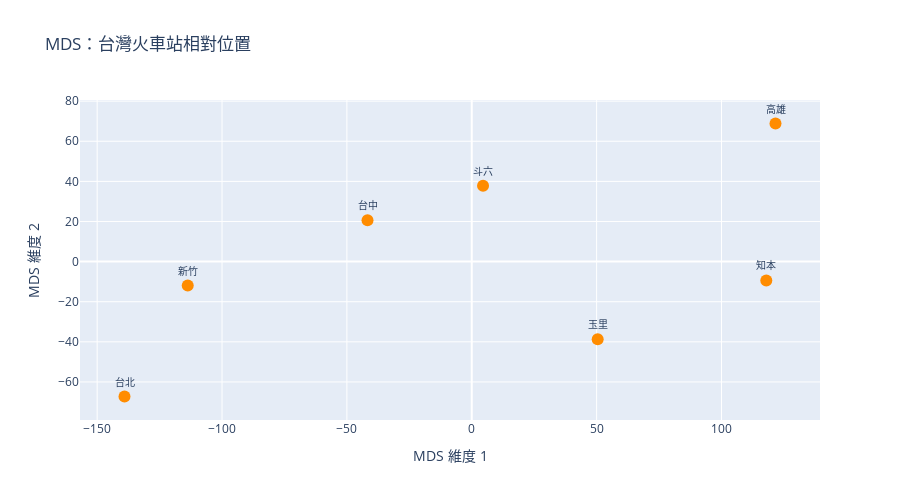
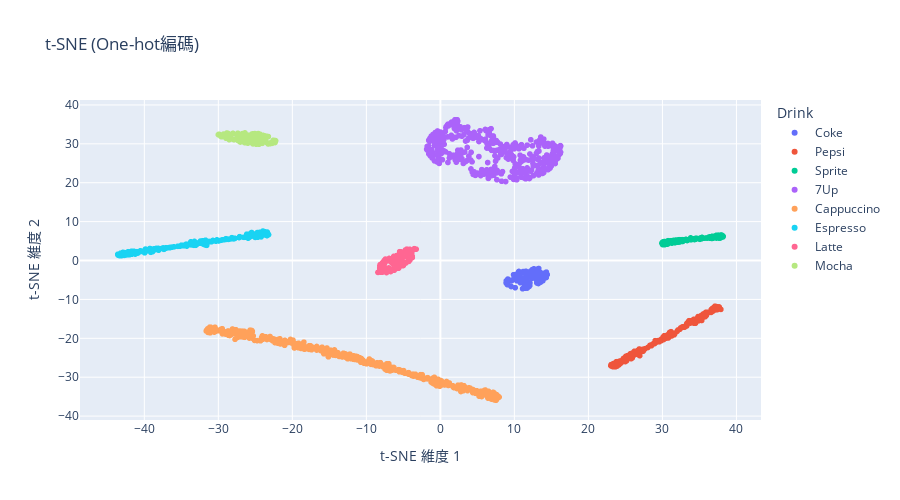
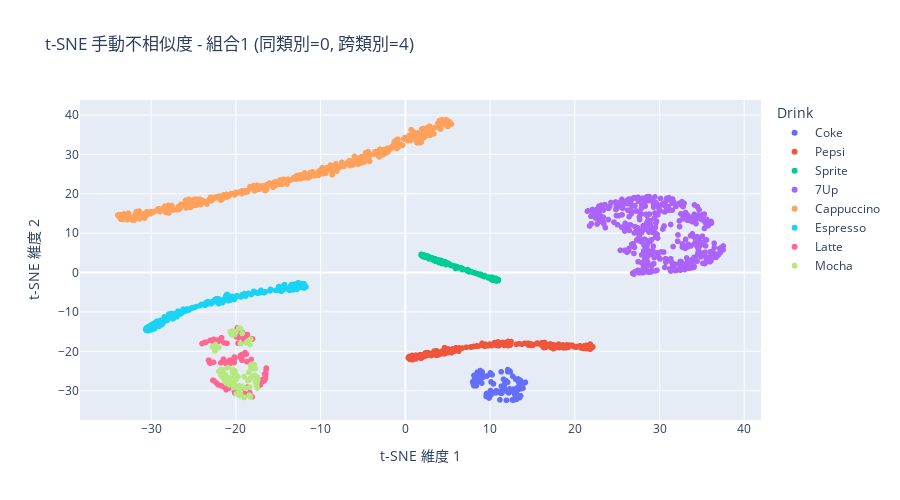
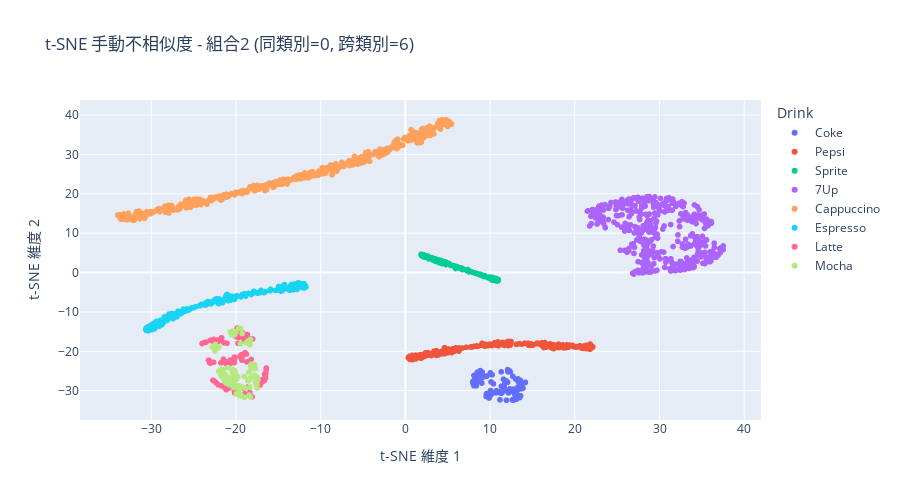

Here is the notebook cell these charts were saved with, in order:
### Code cell
def main():
    """主程式"""
    print("開始執行機器學習作業四...")
    
    # 讀取飲料資料集
    print("讀取飲料資料集...")
    df = load_drink_dataset()
    if df is None:
        print("飲料資料集載入失敗")
        return
    print("飲料資料集載入完成")
    
    print("\n" + "="*60)
    print("開始生成所有互動式圖表")
    print("="*60)
    
    # 1. 火車站MDS圖
    print("\n1. 火車站MDS圖...")
    mds_coords, station_names = process_train_stations()
    fig_mds, mds_df = create_interactive_mds_plot(mds_coords, station_names)
    fig_mds.show()
    print("火車站MDS圖顯示完成")
    
    # 2. One-hot編碼t-SNE
    print("\n 2. t-SNE (One-hot編碼)...")
    tsne_onehot_data = tsne_one_hot(df)
    fig_onehot = create_interactive_tsne_plot(
        tsne_onehot_data, 
        "t-SNE (One-hot編碼)", 
        "onehot"
    )
    fig_onehot.show()
    print("One-hot編碼t-SNE顯示完成")
    
    # 3. 九種手動不相似度組合t-SNE
    print("\n⚙️  3. 九種手動不相似度組合t-SNE...")
    same_category_levels = [0, 1, 2]
    cross_category_levels = [4, 6, 8]
    
    combination_figures = []
    combination_data = []
    
    for row_idx, same_diss in enumerate(same_category_levels):
        for col_idx, cross_diss in enumerate(cross_category_levels):
            combination_idx = row_idx * 3 + col_idx + 1
            print(f"   📊 組合 {combination_idx}/9: 同類別={same_diss}, 跨類別={cross_diss}")
            
            # 計算t-SNE
            tsne_manual_data = tsne_manual_combination(df, same_diss, cross_diss)
            
            # 建立圖表
            title = f"t-SNE 手動不相似度 - 組合{combination_idx} (同類別={same_diss}, 跨類別={cross_diss})"
            fig_manual = create_interactive_tsne_plot(
                tsne_manual_data,
                title,
                f"manual_{same_diss}_{cross_diss}"
            )
            
            # 保存圖片
            filename = f'tsne_manual_same{same_diss}_cross{cross_diss}'
            fig_manual.write_image(file=os.path.join(OUTPUT_DIR, f'{filename}.png'), format='png')
            tsne_manual_data.to_csv(os.path.join(OUTPUT_DIR, f'{filename}.csv'), index=False)
            
            # 顯示圖表
            fig_manual.show()
            
            combination_figures.append(fig_manual)
            combination_data.append(tsne_manual_data)
    
    print("九種組合t-SNE全部顯示完成")
    
    # 4. Word2Vec不相似度t-SNE
    print("\n🤖 4. t-SNE (Word2Vec不相似度)...")
    tsne_w2v_data = tsne_word2vec(df)
    fig_w2v = create_interactive_tsne_plot(
        tsne_w2v_data, 
        "t-SNE (Word2Vec不相似度)", 
        "word2vec"
    )
    fig_w2v.show()
    print("Word2Vec不相似度t-SNE顯示完成")
    

    
    # 顯示檔案輸出資訊
    print("\n已生成檔案:")
    print(" train_stations_map.html")
    print(" mds_train_stations.png")
    print(" tsne_one_hot.png")
    print(" tsne_word2vec.png")

    
    for same_diss in same_category_levels:
        for cross_diss in cross_category_levels:
            print(f" tsne_manual_same{same_diss}_cross{cross_diss}.png")
    
    print("\n" + "="*60)
    print("所有互動式圖表生成完成")
    print("="*60)
    print("總共顯示了 12 張互動圖表：")
    print(" 1張 火車站MDS圖")
    print(" 1張 One-hot編碼t-SNE圖")
    print(" 9張 手動不相似度組合t-SNE圖")
    print(" 1張 Word2Vec不相似度t-SNE圖")
    print("\n互動功能：")
    print("  每張圖都支援拖拉圈選資料點")
    print("  縮放、平移、懸停查看詳情")
    print("  圈選後在控制台顯示資料統計")
    print("  所有圖表都已保存為PNG和CSV檔案")
    print("\n✨ 程式執行完成！")

if __name__ == '__main__':
    main()

### Figure 1 — Plotly figure (JSON) as saved in the notebook; plotly's stock layout.template omitted (floating-point values rounded to 4 significant figures)
{"data": [{"customdata": [["台北"], ["新竹"], ["台中"], ["斗六"], ["玉里"], ["知本"], ["高雄"]], "hovertemplate": "X=%{x}<br>Y=%{y}<br>Station=%{customdata[0]}<extra></extra>", "legendgroup": "", "marker": {"color": "darkorange", "size": 12, "symbol": "circle"}, "mode": "markers+text", "name": "", "orientation": "v", "showlegend": false, "text": ["台北", "新竹", "台中", "斗六", "玉里", "知本", "高雄"], "textfont": {"size": 10}, "textposition": "top center", "type": "scatter", "x": [-139.1, -113.7, -41.74, 4.521, 50.43, 118.0, 121.6], "xaxis": "x", "y": [-67.25, -11.95, 20.57, 37.86, -38.69, -9.395, 68.85], "yaxis": "y"}], "layout": {"dragmode": "select", "height": 500, "hovermode": "closest", "legend": {"tracegroupgap": 0}, "selectdirection": "d", "title": {"text": "MDS：台灣火車站相對位置"}, "xaxis": {"anchor": "y", "domain": [0, 1], "title": {"text": "MDS 維度 1"}}, "yaxis": {"anchor": "x", "domain": [0, 1], "title": {"text": "MDS 維度 2"}}}}

### Figure 2 — Plotly figure (JSON) as saved in the notebook; plotly's stock layout.template omitted (floating-point values rounded to 4 significant figures; data arrays with more than 128 entries replaced by an {"elided": "..."} marker saying what was removed)
{"data": [{"customdata": {"elided": "100x5 mixed values"}, "hovertemplate": "Drink=%{customdata[0]}<br>X=%{x}<br>Y=%{y}<br>Class=%{customdata[1]}<br>Rank=%{customdata[2]}<br>Amount=%{customdata[3]}<br>Quantity=%{customdata[4]}<extra></extra>", "legendgroup": "Coke", "marker": {"color": "#636efa", "symbol": "circle"}, "mode": "markers", "name": "Coke", "showlegend": true, "type": "scattergl", "x": [11.18, 9.887, 11.49, 11.68, 13.0, 13.31, 10.81, 9.907, 11.74, 10.11, 12.16, 11.11, 12.98, 9.114, 13.24, 12.67, 10.84, 14.32, 11.75, 13.45, 13.12, 11.99, 13.03, 8.903, 12.1, 13.42, 10.67, 9.561, 12.38, 13.14, 10.86, 10.82, 13.97, 10.34, 10.61, 9.145, 11.71, 14.11, 9.439, 10.51, 8.878, 14.19, 12.77, 14.02, 12.04, 8.993, 11.41, 13.68, 10.57, 9.017, 10.14, 14.01, 10.95, 11.17, 9.652, 13.41, 9.128, 10.01, 11.36, 13.52, 10.95, 13.88, 14.02, 13.54, 11.54, 11.2, 13.24, 11.03, 10.51, 11.67, 10.15, 10.13, 9.959, 13.84, 11.74, 14.44, 9.035, 13.06, 10.63, 10.49, 10.11, 10.57, 13.53, 11.39, 12.42, 13.9, 11.4, 12.63, 12.4, 13.29, 11.37, 14.3, 13.3, 12.08, 10.59, 9.987, 11.37, 13.74, 11.55, 11.32], "xaxis": "x", "y": [-2.837, -3.657, -7.106, -3.691, -2.223, -3.734, -5.71, -4.778, -3.991, -6.986, -2.746, -7.247, -4.985, -4.78, -5.908, -4.348, -5.608, -2.984, -4.496, -4.147, -4.88, -6.671, -5.729, -5.232, -5.753, -4.837, -3.224, -6.679, -4.564, -3.319, -4.423, -4.984, -4.361, -5.218, -2.819, -6.223, -2.968, -4.225, -5.106, -4.723, -5.74, -3.849, -2.468, -3.461, -3.558, -5.999, -6.807, -4.041, -4.283, -5.13, -3.6, -3.942, -4.843, -3.183, -5.162, -3.894, -4.869, -4.813, -2.938, -3.107, -5.699, -4.922, -3.257, -5.559, -6.472, -5.377, -2.717, -5.14, -3.721, -5.473, -4.655, -4.335, -3.802, -5.195, -7.067, -3.623, -6.18, -5.782, -3.514, -5.083, -4.034, -2.906, -5.073, -4.538, -2.335, -4.346, -6.56, -2.149, -3.471, -2.059, -5.92, -4.366, -5.579, -6.43, -3.781, -4.432, -6.968, -4.889, -2.767, -4.977], "yaxis": "y"}, {"customdata": {"elided": "200x5 mixed values"}, "hovertemplate": "Drink=%{customdata[0]}<br>X=%{x}<br>Y=%{y}<br>Class=%{customdata[1]}<br>Rank=%{customdata[2]}<br>Amount=%{customdata[3]}<br>Quantity=%{customdata[4]}<extra></extra>", "legendgroup": "Pepsi", "marker": {"color": "#EF553B", "symbol": "circle"}, "mode": "markers", "name": "Pepsi", "showlegend": true, "type": "scattergl", "x": {"elided": "200 float values"}, "xaxis": "x", "y": {"elided": "200 float values"}, "yaxis": "y"}, {"customdata": {"elided": "100x5 mixed values"}, "hovertemplate": "Drink=%{customdata[0]}<br>X=%{x}<br>Y=%{y}<br>Class=%{customdata[1]}<br>Rank=%{customdata[2]}<br>Amount=%{customdata[3]}<br>Quantity=%{customdata[4]}<extra></extra>", "legendgroup": "Sprite", "marker": {"color": "#00cc96", "symbol": "circle"}, "mode": "markers", "name": "Sprite", "showlegend": true, "type": "scattergl", "x": [35.26, 31.82, 37.87, 30.03, 37.13, 36.21, 38.21, 37.63, 30.32, 31.48, 33.82, 31.43, 34.43, 31.17, 31.02, 35.06, 37.33, 30.7, 34.64, 33.11, 32.33, 32.07, 34.09, 35.86, 37.92, 34.13, 33.34, 31.33, 33.56, 32.06, 37.46, 30.31, 34.33, 30.18, 31.79, 31.17, 35.31, 36.06, 36.7, 37.62, 30.91, 32.36, 32.03, 37.55, 32.92, 30.77, 31.83, 36.82, 36.73, 31.74, 36.59, 37.43, 30.28, 37.29, 37.98, 35.48, 36.75, 30.87, 30.02, 33.54, 37.97, 35.35, 35.14, 37.81, 30.03, 36.61, 37.3, 34.49, 36.86, 30.25, 31.67, 34.41, 38.16, 35.62, 30.65, 32.74, 33.18, 30.65, 32.25, 30.36, 32.68, 36.4, 37.78, 34.55, 38.15, 32.26, 29.95, 30.7, 35.12, 31.28, 36.4, 32.4, 36.3, 37.54, 37.81, 33.12, 32.35, 29.94, 38.16, 33.85], "xaxis": "x", "y": [5.67, 5.239, 6.545, 4.325, 6.311, 5.948, 6.199, 5.784, 4.869, 5.156, 5.816, 4.701, 5.447, 5.028, 4.516, 5.454, 5.801, 4.24, 5.631, 5.246, 4.764, 4.708, 5.481, 5.786, 5.921, 5.573, 5.149, 4.566, 5.356, 5.277, 6.476, 4.787, 5.397, 4.856, 4.698, 5.085, 5.625, 5.777, 5.674, 5.813, 4.99, 5.345, 4.864, 6.53, 5.324, 5.096, 5.261, 6.189, 6.198, 5.211, 5.714, 6.434, 4.062, 5.78, 6.546, 5.738, 6.225, 5.003, 4.105, 5.355, 6.549, 5.93, 5.796, 5.789, 4.725, 5.705, 6.472, 5.489, 5.75, 4.219, 4.553, 5.56, 6.226, 5.757, 4.225, 4.897, 5.435, 4.346, 5.344, 4.847, 5.364, 5.745, 5.835, 5.757, 6.346, 4.961, 4.547, 4.277, 5.685, 4.488, 6.099, 5.231, 5.997, 6.516, 5.84, 5.279, 4.848, 4.413, 6.051, 5.317], "yaxis": "y"}, {"customdata": {"elided": "400x5 mixed values"}, "hovertemplate": "Drink=%{customdata[0]}<br>X=%{x}<br>Y=%{y}<br>Class=%{customdata[1]}<br>Rank=%{customdata[2]}<br>Amount=%{customdata[3]}<br>Quantity=%{customdata[4]}<extra></extra>", "legendgroup": "7Up", "marker": {"color": "#ab63fa", "symbol": "circle"}, "mode": "markers", "name": "7Up", "showlegend": true, "type": "scattergl", "x": {"elided": "400 float values"}, "xaxis": "x", "y": {"elided": "400 float values"}, "yaxis": "y"}, {"customdata": {"elided": "400x5 mixed values"}, "hovertemplate": "Drink=%{customdata[0]}<br>X=%{x}<br>Y=%{y}<br>Class=%{customdata[1]}<br>Rank=%{customdata[2]}<br>Amount=%{customdata[3]}<br>Quantity=%{customdata[4]}<extra></extra>", "legendgroup": "Cappuccino ", "marker": {"color": "#FFA15A", "symbol": "circle"}, "mode": "markers", "name": "Cappuccino ", "showlegend": true, "type": "scattergl", "x": {"elided": "400 float values"}, "xaxis": "x", "y": {"elided": "400 float values"}, "yaxis": "y"}, {"customdata": {"elided": "200x5 mixed values"}, "hovertemplate": "Drink=%{customdata[0]}<br>X=%{x}<br>Y=%{y}<br>Class=%{customdata[1]}<br>Rank=%{customdata[2]}<br>Amount=%{customdata[3]}<br>Quantity=%{customdata[4]}<extra></extra>", "legendgroup": "Espresso", "marker": {"color": "#19d3f3", "symbol": "circle"}, "mode": "markers", "name": "Espresso", "showlegend": true, "type": "scattergl", "x": {"elided": "200 float values"}, "xaxis": "x", "y": {"elided": "200 float values"}, "yaxis": "y"}, {"customdata": {"elided": "100x5 mixed values"}, "hovertemplate": "Drink=%{customdata[0]}<br>X=%{x}<br>Y=%{y}<br>Class=%{customdata[1]}<br>Rank=%{customdata[2]}<br>Amount=%{customdata[3]}<br>Quantity=%{customdata[4]}<extra></extra>", "legendgroup": "Latte", "marker": {"color": "#FF6692", "symbol": "circle"}, "mode": "markers", "name": "Latte", "showlegend": true, "type": "scattergl", "x": [-6.217, -3.868, -7.127, -5.97, -8.431, -4.171, -7.853, -4.375, -8.191, -5.5, -3.612, -3.962, -5.813, -6.664, -4.456, -6.771, -4.749, -3.793, -6.233, -7.615, -8.077, -7.801, -4.162, -7.01, -7.338, -5.004, -4.668, -4.268, -5.138, -5.89, -5.951, -5.361, -8.168, -4.839, -7.534, -3.764, -7.281, -6.048, -4.477, -6.397, -6.311, -4.525, -8.002, -7.662, -8.083, -4.376, -6.975, -5.633, -4.031, -5.275, -4.999, -6.576, -5.118, -6.085, -3.272, -7.584, -4.565, -7.03, -8.141, -3.813, -5.998, -7.623, -7.74, -4.117, -4.123, -5.992, -4.988, -5.142, -4.27, -5.836, -5.868, -6.357, -4.203, -6.871, -4.725, -4.351, -7.97, -5.309, -6.482, -4.725, -6.921, -8.072, -8.094, -6.855, -5.643, -4.077, -5.244, -6.009, -5.654, -5.863, -6.193, -5.9, -3.519, -7.421, -5.132, -4.734, -6.718, -6.294, -7.923, -4.646], "xaxis": "x", "y": [0.4021, 1.596, -2.42, 0.02125, -3.06, 2.011, -3.014, 2.008, -1.963, 2.263, 2.811, 2.581, -1.961, 0.02523, 2.533, -2.341, 2.213, 0.7555, -2.491, -1.402, -2.966, -0.5377, 0.2234, -2.294, -2.736, -1.283, -0.6415, -0.2187, -1.335, -0.6401, 0.5699, 2.238, -1.35, 2.362, -0.6519, 2.594, -3.097, -2.123, 1.045, -0.8679, 0.4999, 2.927, -1.526, -2.201, -1.247, 0.698, -1.92, 0.2543, 2.395, -0.2006, -1.008, -0.5675, 1.928, -1.109, 2.914, 0.005184, 0.9002, -0.09526, -1.075, 1.107, -0.8585, -2.419, -0.4082, 0.1218, 2.86, -0.03641, 0.8376, -1.233, 0.6054, -0.2804, 0.8533, -0.3477, 1.211, -2.584, 2.697, 1.23, -1.637, 1.504, -2.276, -0.5548, 0.5313, -2.769, -2.128, -2.209, -1.974, 0.9888, -0.9346, -0.7218, -1.013, 0.7133, 0.4357, 1.276, 3.05, 0.3664, 1.023, 2.472, -2.83, 1.072, -0.8363, 2.204], "yaxis": "y"}, {"customdata": {"elided": "100x5 mixed values"}, "hovertemplate": "Drink=%{customdata[0]}<br>X=%{x}<br>Y=%{y}<br>Class=%{customdata[1]}<br>Rank=%{customdata[2]}<br>Amount=%{customdata[3]}<br>Quantity=%{customdata[4]}<extra></extra>", "legendgroup": "Mocha", "marker": {"color": "#B6E880", "symbol": "circle"}, "mode": "markers", "name": "Mocha", "showlegend": true, "type": "scattergl", "x": [-27.32, -24.85, -29.44, -23.72, -22.97, -23.69, -28.84, -22.5, -25.55, -26.73, -28.04, -27.03, -29.69, -26.02, -26.72, -28.62, -23.88, -29.91, -26.32, -26.87, -22.3, -25.63, -24.08, -24.07, -27.17, -25.35, -25.89, -22.58, -23.47, -29.22, -25.68, -25.07, -27.89, -27.54, -25.17, -25.47, -28.03, -26.42, -25.87, -26.31, -22.27, -24.89, -22.73, -25.31, -23.73, -22.76, -27.48, -23.63, -26.39, -24.6, -24.65, -28.98, -26.42, -24.88, -28.31, -26.03, -24.88, -25.45, -29.55, -28.53, -24.86, -26.4, -23.95, -25.65, -29.17, -25.6, -23.26, -25.33, -25.23, -24.05, -26.02, -25.71, -28.55, -25.0, -30.0, -26.62, -29.3, -26.0, -28.42, -22.91, -24.28, -26.62, -23.25, -27.07, -28.69, -28.56, -24.51, -24.95, -24.39, -24.51, -24.23, -29.17, -23.52, -27.37, -26.51, -28.43, -22.34, -27.05, -28.45, -29.56], "xaxis": "x", "y": [30.83, 31.91, 32.19, 31.07, 30.08, 31.45, 32.78, 30.85, 31.39, 31.49, 31.19, 30.47, 31.96, 30.18, 32.63, 32.56, 30.58, 32.46, 31.33, 32.49, 30.83, 30.35, 30.18, 30.13, 30.92, 32.36, 31.39, 30.9, 30.34, 32.15, 31.1, 32.63, 31.06, 31.42, 31.08, 32.51, 32.68, 31.26, 30.4, 30.63, 30.81, 30.42, 30.14, 29.98, 32.03, 30.14, 32.34, 31.07, 30.27, 32.63, 31.69, 31.46, 32.74, 30.74, 31.58, 31.39, 30.07, 31.81, 32.25, 31.08, 29.9, 32.8, 32.17, 31.03, 32.12, 31.13, 29.96, 32.56, 30.95, 30.97, 32.23, 30.62, 31.26, 32.04, 32.35, 30.48, 32.5, 30.25, 32.1, 30.28, 32.18, 31.56, 31.86, 32.37, 32.66, 31.17, 29.91, 30.38, 32.48, 30.48, 30.84, 31.93, 31.97, 32.72, 32.45, 32.43, 30.34, 31.51, 31.54, 31.82], "yaxis": "y"}], "layout": {"dragmode": "select", "height": 500, "hovermode": "closest", "legend": {"title": {"text": "Drink"}, "tracegroupgap": 0}, "selectdirection": "d", "title": {"text": "t-SNE (One-hot編碼)"}, "xaxis": {"anchor": "y", "domain": [0, 1], "title": {"text": "t-SNE 維度 1"}}, "yaxis": {"anchor": "x", "domain": [0, 1], "title": {"text": "t-SNE 維度 2"}}}}

### Figure 3 — Plotly figure (JSON) as saved in the notebook; plotly's stock layout.template omitted (floating-point values rounded to 4 significant figures; data arrays with more than 128 entries replaced by an {"elided": "..."} marker saying what was removed)
{"data": [{"customdata": {"elided": "100x5 mixed values"}, "hovertemplate": "Drink=%{customdata[0]}<br>X=%{x}<br>Y=%{y}<br>Class=%{customdata[1]}<br>Rank=%{customdata[2]}<br>Amount=%{customdata[3]}<br>Quantity=%{customdata[4]}<extra></extra>", "legendgroup": "Coke", "marker": {"color": "#636efa", "symbol": "circle"}, "mode": "markers", "name": "Coke", "showlegend": true, "type": "scattergl", "x": [13.58, 13.89, 9.699, 12.08, 12.14, 9.649, 11.34, 12.93, 11.74, 11.17, 12.68, 9.884, 9.028, 13.6, 8.103, 10.12, 11.39, 8.846, 11.34, 9.137, 8.943, 9.557, 8.376, 13.5, 10.06, 8.625, 13.73, 11.93, 10.4, 10.24, 12.32, 11.91, 8.417, 12.18, 14.17, 12.62, 13.01, 8.379, 13.16, 12.42, 13.15, 8.538, 12.11, 8.958, 11.89, 12.89, 9.92, 8.957, 12.77, 13.47, 13.75, 8.649, 11.9, 13.34, 12.93, 9.389, 13.54, 12.82, 13.36, 10.04, 11.21, 8.101, 9.074, 8.03, 10.07, 11.26, 11.32, 11.59, 13.41, 10.75, 12.81, 13.12, 13.71, 7.943, 9.539, 8.502, 12.73, 8.328, 13.52, 12.14, 13.39, 14.1, 8.346, 11.68, 12.38, 8.49, 10.11, 12.32, 11.58, 12.09, 10.67, 8.101, 8.222, 9.6, 13.29, 13.14, 9.857, 8.261, 13.3, 11.45], "xaxis": "x", "y": [-27.38, -29.34, -31.54, -27.88, -24.91, -26.26, -30.66, -30.52, -28.22, -32.31, -26.33, -31.85, -28.07, -31.3, -28.76, -27.78, -30.56, -24.9, -28.85, -26.59, -27.87, -31.0, -28.73, -31.72, -29.96, -27.6, -28.27, -32.42, -28.26, -25.95, -29.53, -30.05, -26.44, -30.56, -27.87, -32.34, -27.03, -26.17, -31.18, -30.03, -32.13, -25.73, -25.19, -25.46, -27.46, -32.27, -31.31, -26.33, -29.59, -31.57, -29.15, -25.98, -29.84, -27.7, -31.04, -26.35, -31.33, -30.47, -27.29, -25.49, -30.57, -27.37, -25.27, -28.35, -30.96, -30.16, -25.21, -30.05, -29.05, -29.98, -30.21, -29.93, -29.47, -27.78, -31.44, -25.29, -32.37, -28.76, -28.69, -30.35, -29.64, -27.96, -27.81, -29.22, -25.22, -26.49, -31.1, -24.99, -27.08, -24.65, -30.55, -26.12, -28.47, -30.7, -29.06, -30.13, -31.46, -27.43, -27.02, -29.71], "yaxis": "y"}, {"customdata": {"elided": "200x5 mixed values"}, "hovertemplate": "Drink=%{customdata[0]}<br>X=%{x}<br>Y=%{y}<br>Class=%{customdata[1]}<br>Rank=%{customdata[2]}<br>Amount=%{customdata[3]}<br>Quantity=%{customdata[4]}<extra></extra>", "legendgroup": "Pepsi", "marker": {"color": "#EF553B", "symbol": "circle"}, "mode": "markers", "name": "Pepsi", "showlegend": true, "type": "scattergl", "x": {"elided": "200 float values"}, "xaxis": "x", "y": {"elided": "200 float values"}, "yaxis": "y"}, {"customdata": {"elided": "100x5 mixed values"}, "hovertemplate": "Drink=%{customdata[0]}<br>X=%{x}<br>Y=%{y}<br>Class=%{customdata[1]}<br>Rank=%{customdata[2]}<br>Amount=%{customdata[3]}<br>Quantity=%{customdata[4]}<extra></extra>", "legendgroup": "Sprite", "marker": {"color": "#00cc96", "symbol": "circle"}, "mode": "markers", "name": "Sprite", "showlegend": true, "type": "scattergl", "x": [7.499, 4.234, 10.7, 1.914, 9.821, 8.575, 10.93, 10.17, 2.249, 3.857, 5.924, 3.531, 6.688, 3.473, 3.103, 7.341, 9.93, 2.696, 6.863, 5.315, 4.303, 4.014, 6.33, 8.153, 10.77, 6.364, 5.574, 3.265, 5.868, 4.416, 10.38, 2.421, 6.611, 2.097, 3.798, 3.503, 7.55, 8.365, 9.034, 10.42, 3.157, 4.804, 4.069, 10.22, 5.22, 2.784, 4.271, 9.35, 9.335, 4.152, 8.947, 10.1, 2.138, 9.796, 10.96, 7.732, 9.367, 2.957, 1.866, 5.842, 10.95, 7.533, 7.317, 10.33, 1.951, 8.966, 10.18, 6.749, 9.242, 2.087, 3.59, 6.64, 10.89, 7.881, 2.612, 4.784, 5.438, 2.463, 4.706, 2.304, 5.089, 8.718, 10.59, 6.729, 10.96, 4.564, 1.88, 2.676, 7.328, 3.222, 8.9, 4.644, 8.689, 10.21, 10.67, 5.341, 4.388, 1.858, 10.77, 6.131], "xaxis": "x", "y": [0.4355, 3.029, -1.935, 4.439, -1.157, -0.3603, -2.104, -1.757, 3.957, 3.241, 1.031, 3.18, 1.063, 3.521, 3.732, 0.7568, -1.26, 4.161, 0.8077, 1.873, 2.281, 2.479, 1.224, -0.07254, -1.601, 1.163, 1.78, 3.186, 1.634, 2.747, -1.372, 4.251, 1.173, 4.046, 2.791, 3.527, 0.4246, -0.2193, -0.7876, -1.38, 3.732, 2.6, 2.559, -1.873, 2.087, 3.465, 3.038, -1.012, -0.7828, 3.094, -0.6733, -1.672, 4.534, -1.358, -1.777, 0.2419, -0.8226, 3.543, 4.623, 1.641, -1.784, 0.1611, 0.4042, -1.979, 4.258, -0.6951, -1.174, 0.992, -0.9895, 4.351, 2.83, 0.985, -2.06, 0.1201, 4.202, 2.03, 1.801, 3.87, 2.709, 3.927, 2.346, -0.5108, -1.523, 0.7336, -2.005, 2.693, 4.401, 4.117, 0.5092, 3.296, -0.4652, 2.359, -0.4185, -1.843, -1.477, 1.86, 2.325, 4.465, -2.154, 1.481], "yaxis": "y"}, {"customdata": {"elided": "400x5 mixed values"}, "hovertemplate": "Drink=%{customdata[0]}<br>X=%{x}<br>Y=%{y}<br>Class=%{customdata[1]}<br>Rank=%{customdata[2]}<br>Amount=%{customdata[3]}<br>Quantity=%{customdata[4]}<extra></extra>", "legendgroup": "7Up", "marker": {"color": "#ab63fa", "symbol": "circle"}, "mode": "markers", "name": "7Up", "showlegend": true, "type": "scattergl", "x": {"elided": "400 float values"}, "xaxis": "x", "y": {"elided": "400 float values"}, "yaxis": "y"}, {"customdata": {"elided": "400x5 mixed values"}, "hovertemplate": "Drink=%{customdata[0]}<br>X=%{x}<br>Y=%{y}<br>Class=%{customdata[1]}<br>Rank=%{customdata[2]}<br>Amount=%{customdata[3]}<br>Quantity=%{customdata[4]}<extra></extra>", "legendgroup": "Cappuccino ", "marker": {"color": "#FFA15A", "symbol": "circle"}, "mode": "markers", "name": "Cappuccino ", "showlegend": true, "type": "scattergl", "x": {"elided": "400 float values"}, "xaxis": "x", "y": {"elided": "400 float values"}, "yaxis": "y"}, {"customdata": {"elided": "200x5 mixed values"}, "hovertemplate": "Drink=%{customdata[0]}<br>X=%{x}<br>Y=%{y}<br>Class=%{customdata[1]}<br>Rank=%{customdata[2]}<br>Amount=%{customdata[3]}<br>Quantity=%{customdata[4]}<extra></extra>", "legendgroup": "Espresso", "marker": {"color": "#19d3f3", "symbol": "circle"}, "mode": "markers", "name": "Espresso", "showlegend": true, "type": "scattergl", "x": {"elided": "200 float values"}, "xaxis": "x", "y": {"elided": "200 float values"}, "yaxis": "y"}, {"customdata": {"elided": "100x5 mixed values"}, "hovertemplate": "Drink=%{customdata[0]}<br>X=%{x}<br>Y=%{y}<br>Class=%{customdata[1]}<br>Rank=%{customdata[2]}<br>Amount=%{customdata[3]}<br>Quantity=%{customdata[4]}<extra></extra>", "legendgroup": "Latte", "marker": {"color": "#FF6692", "symbol": "circle"}, "mode": "markers", "name": "Latte", "showlegend": true, "type": "scattergl", "x": [-19.46, -21.7, -20.88, -20.13, -18.09, -19.96, -18.95, -19.68, -17.13, -18.03, -19.84, -19.63, -22.58, -19.28, -19.13, -21.38, -19.07, -23.05, -22.08, -16.81, -18.52, -16.49, -23.54, -21.12, -20.21, -23.1, -23.24, -24.0, -23.01, -21.04, -19.5, -18.2, -16.63, -18.87, -16.62, -19.84, -20.15, -22.33, -22.04, -20.67, -19.28, -18.65, -16.78, -18.62, -16.61, -22.45, -21.32, -20.18, -19.68, -21.48, -23.0, -20.2, -19.04, -21.18, -19.84, -16.44, -22.05, -18.71, -16.51, -22.63, -21.09, -19.02, -16.48, -23.7, -19.21, -20.19, -21.42, -22.95, -22.71, -20.7, -19.3, -20.24, -22.16, -21.13, -18.69, -22.01, -16.86, -19.75, -21.74, -23.17, -18.19, -18.36, -17.49, -21.33, -22.72, -22.46, -22.62, -20.97, -21.77, -19.43, -19.45, -18.92, -19.54, -16.4, -21.05, -18.89, -21.16, -18.77, -16.53, -19.18], "xaxis": "x", "y": [-21.49, -16.54, -29.39, -21.88, -31.56, -16.31, -30.78, -16.46, -28.55, -16.87, -14.67, -15.36, -27.51, -22.26, -16.07, -29.09, -16.56, -17.22, -28.52, -27.14, -30.86, -25.72, -17.69, -29.22, -29.88, -22.91, -22.31, -18.02, -23.0, -22.66, -21.2, -16.85, -27.38, -16.53, -25.76, -15.08, -30.58, -27.97, -17.36, -23.03, -21.43, -15.73, -27.57, -29.08, -27.14, -17.4, -28.99, -21.46, -15.69, -21.99, -22.74, -22.86, -17.07, -23.11, -14.05, -24.65, -17.44, -22.64, -26.89, -16.98, -22.88, -29.5, -25.46, -17.75, -15.29, -21.97, -17.83, -22.93, -17.42, -22.23, -20.82, -22.54, -17.14, -29.37, -16.17, -17.21, -27.75, -17.96, -28.77, -22.28, -22.07, -30.46, -28.9, -29.08, -27.36, -17.2, -22.79, -22.77, -22.92, -20.99, -21.44, -20.34, -14.18, -24.24, -17.97, -16.37, -29.75, -20.71, -26.32, -16.49], "yaxis": "y"}, {"customdata": {"elided": "100x5 mixed values"}, "hovertemplate": "Drink=%{customdata[0]}<br>X=%{x}<br>Y=%{y}<br>Class=%{customdata[1]}<br>Rank=%{customdata[2]}<br>Amount=%{customdata[3]}<br>Quantity=%{customdata[4]}<extra></extra>", "legendgroup": "Mocha", "marker": {"color": "#B6E880", "symbol": "circle"}, "mode": "markers", "name": "Mocha", "showlegend": true, "type": "scattergl", "x": [-21.74, -18.38, -20.1, -18.99, -19.69, -18.37, -18.27, -18.43, -19.77, -20.29, -22.42, -22.02, -20.46, -21.62, -17.95, -18.6, -19.68, -19.45, -20.27, -18.12, -18.3, -21.13, -20.19, -20.22, -21.48, -18.0, -19.97, -18.43, -19.66, -20.14, -20.22, -17.56, -22.48, -20.94, -19.97, -17.84, -18.35, -20.4, -21.23, -21.24, -18.29, -20.56, -19.51, -21.33, -17.57, -19.51, -18.18, -18.91, -21.77, -17.41, -18.59, -22.41, -17.8, -20.22, -22.02, -20.04, -20.93, -19.02, -20.0, -22.79, -21.13, -17.73, -17.53, -20.29, -20.19, -20.14, -19.95, -17.73, -20.17, -19.34, -18.47, -20.84, -22.57, -18.29, -19.66, -21.69, -19.26, -21.51, -19.46, -19.42, -17.69, -20.13, -17.49, -18.25, -18.46, -22.69, -20.77, -20.65, -17.47, -20.24, -19.65, -20.49, -17.53, -17.81, -18.17, -18.77, -19.0, -20.42, -22.12, -20.66], "xaxis": "x", "y": [-24.59, -27.07, -15.28, -29.27, -31.05, -29.06, -16.94, -31.25, -26.49, -24.87, -19.56, -25.1, -14.86, -26.51, -24.06, -17.45, -29.34, -14.16, -25.49, -23.93, -31.53, -26.96, -29.21, -29.24, -24.69, -26.28, -26.05, -31.13, -30.17, -15.69, -26.48, -26.49, -19.91, -24.14, -27.13, -26.06, -18.29, -25.39, -26.62, -25.94, -31.58, -27.96, -31.26, -27.56, -28.58, -31.24, -23.28, -29.39, -26.01, -27.03, -27.45, -18.27, -24.38, -27.78, -19.02, -25.86, -28.07, -26.41, -15.06, -18.85, -28.08, -24.4, -28.19, -26.56, -15.78, -26.56, -30.81, -26.22, -27.14, -28.94, -25.33, -26.7, -18.81, -26.82, -14.08, -25.62, -15.46, -26.5, -18.06, -31.01, -27.71, -24.96, -29.32, -23.74, -17.28, -18.81, -28.52, -27.88, -27.4, -28.48, -28.76, -15.8, -28.9, -23.38, -24.35, -17.8, -31.71, -24.52, -18.87, -15.08], "yaxis": "y"}], "layout": {"dragmode": "select", "height": 500, "hovermode": "closest", "legend": {"title": {"text": "Drink"}, "tracegroupgap": 0}, "selectdirection": "d", "title": {"text": "t-SNE 手動不相似度 - 組合1 (同類別=0, 跨類別=4)"}, "xaxis": {"anchor": "y", "domain": [0, 1], "title": {"text": "t-SNE 維度 1"}}, "yaxis": {"anchor": "x", "domain": [0, 1], "title": {"text": "t-SNE 維度 2"}}}}

### Figure 4 — Plotly figure (JSON) as saved in the notebook; plotly's stock layout.template omitted (floating-point values rounded to 4 significant figures; data arrays with more than 128 entries replaced by an {"elided": "..."} marker saying what was removed)
{"data": [{"customdata": {"elided": "100x5 mixed values"}, "hovertemplate": "Drink=%{customdata[0]}<br>X=%{x}<br>Y=%{y}<br>Class=%{customdata[1]}<br>Rank=%{customdata[2]}<br>Amount=%{customdata[3]}<br>Quantity=%{customdata[4]}<extra></extra>", "legendgroup": "Coke", "marker": {"color": "#636efa", "symbol": "circle"}, "mode": "markers", "name": "Coke", "showlegend": true, "type": "scattergl", "x": [13.58, 13.89, 9.699, 12.08, 12.14, 9.649, 11.34, 12.93, 11.74, 11.17, 12.68, 9.884, 9.028, 13.6, 8.103, 10.12, 11.39, 8.846, 11.34, 9.137, 8.943, 9.557, 8.376, 13.5, 10.06, 8.625, 13.73, 11.93, 10.4, 10.24, 12.32, 11.91, 8.417, 12.18, 14.17, 12.62, 13.01, 8.379, 13.16, 12.42, 13.15, 8.538, 12.11, 8.958, 11.89, 12.89, 9.92, 8.957, 12.77, 13.47, 13.75, 8.649, 11.9, 13.34, 12.93, 9.389, 13.54, 12.82, 13.36, 10.04, 11.21, 8.101, 9.074, 8.03, 10.07, 11.26, 11.32, 11.59, 13.41, 10.75, 12.81, 13.12, 13.71, 7.943, 9.539, 8.502, 12.73, 8.328, 13.52, 12.14, 13.39, 14.1, 8.346, 11.68, 12.38, 8.49, 10.11, 12.32, 11.58, 12.09, 10.67, 8.101, 8.222, 9.6, 13.29, 13.14, 9.857, 8.261, 13.3, 11.45], "xaxis": "x", "y": [-27.38, -29.34, -31.54, -27.88, -24.91, -26.26, -30.66, -30.52, -28.22, -32.31, -26.33, -31.85, -28.07, -31.3, -28.76, -27.78, -30.56, -24.9, -28.85, -26.59, -27.87, -31.0, -28.73, -31.72, -29.96, -27.6, -28.27, -32.42, -28.26, -25.95, -29.53, -30.05, -26.44, -30.56, -27.87, -32.34, -27.03, -26.17, -31.18, -30.03, -32.13, -25.73, -25.19, -25.46, -27.46, -32.27, -31.31, -26.33, -29.59, -31.57, -29.15, -25.98, -29.84, -27.7, -31.04, -26.35, -31.33, -30.47, -27.29, -25.49, -30.57, -27.37, -25.27, -28.35, -30.96, -30.16, -25.21, -30.05, -29.05, -29.98, -30.21, -29.93, -29.47, -27.78, -31.44, -25.29, -32.37, -28.76, -28.69, -30.35, -29.64, -27.96, -27.81, -29.22, -25.22, -26.49, -31.1, -24.99, -27.08, -24.65, -30.55, -26.12, -28.47, -30.7, -29.06, -30.13, -31.46, -27.43, -27.02, -29.71], "yaxis": "y"}, {"customdata": {"elided": "200x5 mixed values"}, "hovertemplate": "Drink=%{customdata[0]}<br>X=%{x}<br>Y=%{y}<br>Class=%{customdata[1]}<br>Rank=%{customdata[2]}<br>Amount=%{customdata[3]}<br>Quantity=%{customdata[4]}<extra></extra>", "legendgroup": "Pepsi", "marker": {"color": "#EF553B", "symbol": "circle"}, "mode": "markers", "name": "Pepsi", "showlegend": true, "type": "scattergl", "x": {"elided": "200 float values"}, "xaxis": "x", "y": {"elided": "200 float values"}, "yaxis": "y"}, {"customdata": {"elided": "100x5 mixed values"}, "hovertemplate": "Drink=%{customdata[0]}<br>X=%{x}<br>Y=%{y}<br>Class=%{customdata[1]}<br>Rank=%{customdata[2]}<br>Amount=%{customdata[3]}<br>Quantity=%{customdata[4]}<extra></extra>", "legendgroup": "Sprite", "marker": {"color": "#00cc96", "symbol": "circle"}, "mode": "markers", "name": "Sprite", "showlegend": true, "type": "scattergl", "x": [7.499, 4.234, 10.7, 1.914, 9.821, 8.575, 10.93, 10.17, 2.249, 3.857, 5.924, 3.531, 6.688, 3.473, 3.103, 7.341, 9.93, 2.696, 6.863, 5.315, 4.303, 4.014, 6.33, 8.153, 10.77, 6.364, 5.574, 3.265, 5.868, 4.416, 10.38, 2.421, 6.611, 2.097, 3.798, 3.503, 7.55, 8.365, 9.034, 10.42, 3.157, 4.804, 4.069, 10.22, 5.22, 2.784, 4.271, 9.35, 9.335, 4.152, 8.947, 10.1, 2.138, 9.796, 10.96, 7.732, 9.367, 2.957, 1.866, 5.842, 10.95, 7.533, 7.317, 10.33, 1.951, 8.966, 10.18, 6.749, 9.242, 2.087, 3.59, 6.64, 10.89, 7.881, 2.612, 4.784, 5.438, 2.463, 4.706, 2.304, 5.089, 8.718, 10.59, 6.729, 10.96, 4.564, 1.88, 2.676, 7.328, 3.222, 8.9, 4.644, 8.689, 10.21, 10.67, 5.341, 4.388, 1.858, 10.77, 6.131], "xaxis": "x", "y": [0.4355, 3.029, -1.935, 4.439, -1.157, -0.3603, -2.104, -1.757, 3.957, 3.241, 1.031, 3.18, 1.063, 3.521, 3.732, 0.7568, -1.26, 4.161, 0.8077, 1.873, 2.281, 2.479, 1.224, -0.07254, -1.601, 1.163, 1.78, 3.186, 1.634, 2.747, -1.372, 4.251, 1.173, 4.046, 2.791, 3.527, 0.4246, -0.2193, -0.7876, -1.38, 3.732, 2.6, 2.559, -1.873, 2.087, 3.465, 3.038, -1.012, -0.7828, 3.094, -0.6733, -1.672, 4.534, -1.358, -1.777, 0.2419, -0.8226, 3.543, 4.623, 1.641, -1.784, 0.1611, 0.4042, -1.979, 4.258, -0.6951, -1.174, 0.992, -0.9895, 4.351, 2.83, 0.985, -2.06, 0.1201, 4.202, 2.03, 1.801, 3.87, 2.709, 3.927, 2.346, -0.5108, -1.523, 0.7336, -2.005, 2.693, 4.401, 4.117, 0.5092, 3.296, -0.4652, 2.359, -0.4185, -1.843, -1.477, 1.86, 2.325, 4.465, -2.154, 1.481], "yaxis": "y"}, {"customdata": {"elided": "400x5 mixed values"}, "hovertemplate": "Drink=%{customdata[0]}<br>X=%{x}<br>Y=%{y}<br>Class=%{customdata[1]}<br>Rank=%{customdata[2]}<br>Amount=%{customdata[3]}<br>Quantity=%{customdata[4]}<extra></extra>", "legendgroup": "7Up", "marker": {"color": "#ab63fa", "symbol": "circle"}, "mode": "markers", "name": "7Up", "showlegend": true, "type": "scattergl", "x": {"elided": "400 float values"}, "xaxis": "x", "y": {"elided": "400 float values"}, "yaxis": "y"}, {"customdata": {"elided": "400x5 mixed values"}, "hovertemplate": "Drink=%{customdata[0]}<br>X=%{x}<br>Y=%{y}<br>Class=%{customdata[1]}<br>Rank=%{customdata[2]}<br>Amount=%{customdata[3]}<br>Quantity=%{customdata[4]}<extra></extra>", "legendgroup": "Cappuccino ", "marker": {"color": "#FFA15A", "symbol": "circle"}, "mode": "markers", "name": "Cappuccino ", "showlegend": true, "type": "scattergl", "x": {"elided": "400 float values"}, "xaxis": "x", "y": {"elided": "400 float values"}, "yaxis": "y"}, {"customdata": {"elided": "200x5 mixed values"}, "hovertemplate": "Drink=%{customdata[0]}<br>X=%{x}<br>Y=%{y}<br>Class=%{customdata[1]}<br>Rank=%{customdata[2]}<br>Amount=%{customdata[3]}<br>Quantity=%{customdata[4]}<extra></extra>", "legendgroup": "Espresso", "marker": {"color": "#19d3f3", "symbol": "circle"}, "mode": "markers", "name": "Espresso", "showlegend": true, "type": "scattergl", "x": {"elided": "200 float values"}, "xaxis": "x", "y": {"elided": "200 float values"}, "yaxis": "y"}, {"customdata": {"elided": "100x5 mixed values"}, "hovertemplate": "Drink=%{customdata[0]}<br>X=%{x}<br>Y=%{y}<br>Class=%{customdata[1]}<br>Rank=%{customdata[2]}<br>Amount=%{customdata[3]}<br>Quantity=%{customdata[4]}<extra></extra>", "legendgroup": "Latte", "marker": {"color": "#FF6692", "symbol": "circle"}, "mode": "markers", "name": "Latte", "showlegend": true, "type": "scattergl", "x": [-19.46, -21.7, -20.88, -20.13, -18.09, -19.96, -18.95, -19.68, -17.13, -18.03, -19.84, -19.63, -22.58, -19.28, -19.13, -21.38, -19.07, -23.05, -22.08, -16.81, -18.52, -16.49, -23.54, -21.12, -20.21, -23.1, -23.24, -24.0, -23.01, -21.04, -19.5, -18.2, -16.63, -18.87, -16.62, -19.84, -20.15, -22.33, -22.04, -20.67, -19.28, -18.65, -16.78, -18.62, -16.61, -22.45, -21.32, -20.18, -19.68, -21.48, -23.0, -20.2, -19.04, -21.18, -19.84, -16.44, -22.05, -18.71, -16.51, -22.63, -21.09, -19.02, -16.48, -23.7, -19.21, -20.19, -21.42, -22.95, -22.71, -20.7, -19.3, -20.24, -22.16, -21.13, -18.69, -22.01, -16.86, -19.75, -21.74, -23.17, -18.19, -18.36, -17.49, -21.33, -22.72, -22.46, -22.62, -20.97, -21.77, -19.43, -19.45, -18.92, -19.54, -16.4, -21.05, -18.89, -21.16, -18.77, -16.53, -19.18], "xaxis": "x", "y": [-21.49, -16.54, -29.39, -21.88, -31.56, -16.31, -30.78, -16.46, -28.55, -16.87, -14.67, -15.36, -27.51, -22.26, -16.07, -29.09, -16.56, -17.22, -28.52, -27.14, -30.86, -25.72, -17.69, -29.22, -29.88, -22.91, -22.31, -18.02, -23.0, -22.66, -21.2, -16.85, -27.38, -16.53, -25.76, -15.08, -30.58, -27.97, -17.36, -23.03, -21.43, -15.73, -27.57, -29.08, -27.14, -17.4, -28.99, -21.46, -15.69, -21.99, -22.74, -22.86, -17.07, -23.11, -14.05, -24.65, -17.44, -22.64, -26.89, -16.98, -22.88, -29.5, -25.46, -17.75, -15.29, -21.97, -17.83, -22.93, -17.42, -22.23, -20.82, -22.54, -17.14, -29.37, -16.17, -17.21, -27.75, -17.96, -28.77, -22.28, -22.07, -30.46, -28.9, -29.08, -27.36, -17.2, -22.79, -22.77, -22.92, -20.99, -21.44, -20.34, -14.18, -24.24, -17.97, -16.37, -29.75, -20.71, -26.32, -16.49], "yaxis": "y"}, {"customdata": {"elided": "100x5 mixed values"}, "hovertemplate": "Drink=%{customdata[0]}<br>X=%{x}<br>Y=%{y}<br>Class=%{customdata[1]}<br>Rank=%{customdata[2]}<br>Amount=%{customdata[3]}<br>Quantity=%{customdata[4]}<extra></extra>", "legendgroup": "Mocha", "marker": {"color": "#B6E880", "symbol": "circle"}, "mode": "markers", "name": "Mocha", "showlegend": true, "type": "scattergl", "x": [-21.74, -18.38, -20.1, -18.99, -19.69, -18.37, -18.27, -18.43, -19.77, -20.29, -22.42, -22.02, -20.46, -21.62, -17.95, -18.6, -19.68, -19.45, -20.27, -18.12, -18.3, -21.13, -20.19, -20.22, -21.48, -18.0, -19.97, -18.43, -19.66, -20.14, -20.22, -17.56, -22.48, -20.94, -19.97, -17.84, -18.35, -20.4, -21.23, -21.24, -18.29, -20.56, -19.51, -21.33, -17.57, -19.51, -18.18, -18.91, -21.77, -17.41, -18.59, -22.41, -17.8, -20.22, -22.02, -20.04, -20.93, -19.02, -20.0, -22.79, -21.13, -17.73, -17.53, -20.29, -20.19, -20.14, -19.95, -17.73, -20.17, -19.34, -18.47, -20.84, -22.57, -18.29, -19.66, -21.69, -19.26, -21.51, -19.46, -19.42, -17.69, -20.13, -17.49, -18.25, -18.46, -22.69, -20.77, -20.65, -17.47, -20.24, -19.65, -20.49, -17.53, -17.81, -18.17, -18.77, -19.0, -20.42, -22.12, -20.66], "xaxis": "x", "y": [-24.59, -27.07, -15.28, -29.27, -31.05, -29.06, -16.94, -31.25, -26.49, -24.87, -19.56, -25.1, -14.86, -26.51, -24.06, -17.45, -29.34, -14.16, -25.49, -23.93, -31.53, -26.96, -29.21, -29.24, -24.69, -26.28, -26.05, -31.13, -30.17, -15.69, -26.48, -26.49, -19.91, -24.14, -27.13, -26.06, -18.29, -25.39, -26.62, -25.94, -31.58, -27.96, -31.26, -27.56, -28.58, -31.24, -23.28, -29.39, -26.01, -27.03, -27.45, -18.27, -24.38, -27.78, -19.02, -25.86, -28.07, -26.41, -15.06, -18.85, -28.08, -24.4, -28.19, -26.56, -15.78, -26.56, -30.81, -26.22, -27.14, -28.94, -25.33, -26.7, -18.81, -26.82, -14.08, -25.62, -15.46, -26.5, -18.06, -31.01, -27.71, -24.96, -29.32, -23.74, -17.28, -18.81, -28.52, -27.88, -27.4, -28.48, -28.76, -15.8, -28.9, -23.38, -24.35, -17.8, -31.71, -24.52, -18.87, -15.08], "yaxis": "y"}], "layout": {"dragmode": "select", "height": 500, "hovermode": "closest", "legend": {"title": {"text": "Drink"}, "tracegroupgap": 0}, "selectdirection": "d", "title": {"text": "t-SNE 手動不相似度 - 組合2 (同類別=0, 跨類別=6)"}, "xaxis": {"anchor": "y", "domain": [0, 1], "title": {"text": "t-SNE 維度 1"}}, "yaxis": {"anchor": "x", "domain": [0, 1], "title": {"text": "t-SNE 維度 2"}}}}
